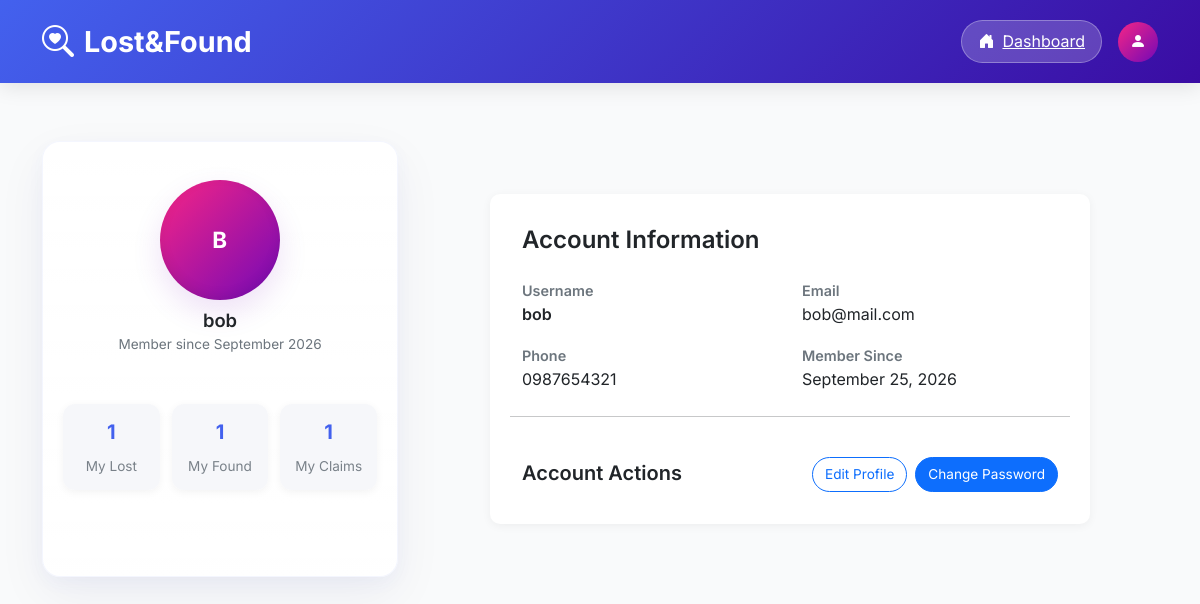
Screenshot of /pages/user/userprofile.php (signed in) with the database file from the repository.
### tables this page shows
CREATE TABLE User (
    user_id BIGINT AUTO_INCREMENT PRIMARY KEY,
    username VARCHAR(50) NOT NULL,
    password VARBINARY(255) NOT NULL,
    email VARCHAR(100) NOT NULL,
    phone VARBINARY(255),
    created_at DATETIME DEFAULT CURRENT_TIMESTAMP
);

### includes/functions.php (called while the page is built, shortened)
<?php
function decrypt_phone($encrypted) {
    $key = getenv('LF_ENCRYPT_KEY') ?: 'default_32_characters_long_key!';
    $iv = substr(hash('sha256', $key), 0, 16);
    $encrypted = base64_decode($encrypted);
    return openssl_decrypt($encrypted, 'AES-256-CBC', $key, 0, $iv);
}

### pages/user/userprofile.php (the view, shortened to what this page needs)
<?php
require_once('../../config/userconfig.php');
require_once('../../includes/functions.php');
$user = [];
$error = '';
try {
    $stmt = $pdo->prepare("CALL GetUserById(?)");
    $stmt->execute([$_SESSION['user_id']]);
    $user = $stmt->fetch(PDO::FETCH_ASSOC);
    if (isset($user['phone'])) {
        $user['phone'] = decrypt_phone($user['phone']);
    }
    $stmt = $pdo->query("CALL GetUserLostItemsCount(" . $_SESSION['user_id'] . ")");
    $lostItems = $stmt->fetch()['total'];
    $stmt = $pdo->query("CALL GetUserFoundItemsCount(" . $_SESSION['user_id'] . ")");
    $foundItems = $stmt->fetch()['total'];
    $stmt = $pdo->query("CALL GetUserClaimsCount(" . $_SESSION['user_id'] . ")");
    $claimsCount = $stmt->fetch()['total'];
} catch (PDOException $e) {
    $error = "Error: " . $e->getMessage();
    error_log("Profile error: " . $e->getMessage());
}
?>
<!DOCTYPE html>
<html lang="en">
<head>
    <link href="https://cdn.jsdelivr.net/npm/bootstrap@5.3.3/dist/css/bootstrap.min.css" rel="stylesheet">
    <link href="https://cdn.jsdelivr.net/npm/bootstrap-icons@1.11.3/font/bootstrap-icons.min.css" rel="stylesheet">
    <link rel="stylesheet" href="../../assets/style.css">
</head>
<body>
    <?php include 'includes/header.php'; ?>
    <main class="container my-5">
        <?php if (!empty($error)): ?>
            <div class="alert alert-danger"><?php echo $error; ?></div>
        <?php else: ?>
            <div class="profile-layout">
                <div class="row g-4 align-items-center">
                    <div class="col-lg-4">
                        <div class="profile-card">
                            <div class="profile-avatar">
                                <?php
                                    $initials = '';
                                    if (!empty($user['username'])) {
                                        $parts = preg_split('/\s+/', $user['username']);
                                        foreach ($parts as $p) { $initials .= strtoupper($p[0]); }
                                        $initials = substr($initials, 0, 2);
                                    }
                                ?>
                                <?php if (!empty($initials)): ?>
                                    <span class="avatar-initials"><?php echo htmlspecialchars($initials); ?></span>
                                <?php else: ?>
                                    <i class="bi bi-person"></i>
                                <?php endif; ?>
                            </div>
                            <h2 class="profile-name fw-semibold text-center"><?php echo htmlspecialchars($user['username']); ?></h2>
                            <p class="text-muted small mb-3 text-center">Member since <?php echo date('F Y', strtotime($user['created_at'])); ?></p>
                            <div class="profile-stats d-flex justify-content-between">
                                <div class="stat-card text-center">
                                    <div class="stat-number"><?php echo number_format($lostItems ?? 0); ?></div>
                                    <div class="stat-label">My Lost</div>
                                </div>
                                <div class="stat-card text-center">
                                    <div class="stat-number"><?php echo number_format($foundItems ?? 0); ?></div>
                                    <div class="stat-label">My Found</div>
                                </div>
                                <div class="stat-card text-center">
                                    <div class="stat-number"><?php echo number_format($claimsCount ?? 0); ?></div>
                                    <div class="stat-label">My Claims</div>
                                </div>
                            </div>
                        </div>
                    </div>
                    <div class="col-lg-8">
                        <div class="profile-details form-card">
                            <h4 class="mb-4 fw-semibold">Account Information</h4>
                            <div class="row gx-4 gy-3">
                                <div class="col-md-6">
                                    <div class="info-label">Username</div>
                                    <div class="info-value fw-semibold"><?php echo htmlspecialchars($user['username']); ?></div>
                                </div>
                                <div class="col-md-6">
                                    <div class="info-label">Email</div>
                                    <div class="info-value"><?php echo htmlspecialchars($user['email']); ?></div>
                                </div>
                                <?php if (!empty($user['phone'])): ?>
                                <div class="col-md-6">
                                    <div class="info-label">Phone</div>
                                    <div class="info-value"><?php echo htmlspecialchars($user['phone']); ?></div>
                                </div>
                                <?php endif; ?>
                                <div class="col-md-6">
                                    <div class="info-label">Member Since</div>
                                    <div class="info-value"><?php echo date('F j, Y', strtotime($user['created_at'])); ?></div>
                                </div>
                            <hr class="my-4">
                            <div class="d-flex align-items-center justify-content-between flex-column flex-md-row gap-3">
                                <div>
                                    <h5 class="mb-1 fw-semibold">Account Actions</h5>
                                </div>
                                <div class="d-flex gap-2">
                                    <a href="edit_profile.php" class="btn btn-outline-primary btn-sm">Edit Profile</a>
                                    <a href="changeuserpassword.php" class="btn btn-primary btn-sm">Change Password</a>
                                </div>
                            </div>
                        </div>
                    </div>
                </div>
            </div>
        <?php endif; ?>
    </main>
</body>
</html>

### assets/style.css (style rules this page uses)
:root { --primary: #4361ee; --primary-light: #4895ef; --primary-dark: #3a0ca3; --secondary: #7209b7; --accent: #f72585; --success: #4cc9f0; --warning: #f8961e; --danger: #e63946; --light: #f8f9fa; --dark: #212529; --gray: #6c757d; --gray-light: #e9ecef; --border-radius: 12px; --shadow: 0 10px 30px rgba(0, 0, 0, 0.08); --transition: all 0.3s ease; }
body { font-family: 'Inter', sans-serif; background-color: #f9fafb; color: var(--dark); line-height: 1.6; padding-top: 0; }
.feature-card, .item-card, .form-card { background: white; border-radius: var(--border-radius); padding: 30px; box-shadow: var(--shadow); transition: var(--transition); height: 100%; border: none; text-decoration: none; color: inherit; display: block; }
.stat-number { font-size: 3rem; font-weight: 700; margin-bottom: 10px; }
.stat-label { font-size: 1.1rem; opacity: 0.9; }
.form-card { max-width: 600px; margin: 0 auto; background: white; border-radius: var(--border-radius); box-shadow: var(--shadow); padding: 40px; }
.profile-avatar { width: 120px; height: 120px; border-radius: 50%; background-color: #f0f2f5; display: flex; align-items: center; justify-content: center; margin: 0 auto 1.5rem; font-size: 3rem; color: #6c757d; }
.profile-stats { display: flex; justify-content: center; gap: 2rem; margin: 2rem 0; }
.stat-card { text-align: center; padding: 1.5rem; background: white; border-radius: 10px; box-shadow: 0 2px 8px rgba(0,0,0,0.05); flex: 1; max-width: 200px; margin-bottom: 1.5rem; }
.stat-number { font-size: 2rem; font-weight: 700; color: var(--primary); margin-bottom: 0.5rem; }
.stat-label { color: var(--gray); font-size: 0.9rem; }
.info-label { font-weight: 600; color: var(--gray); min-width: 120px; }
.info-value { color: var(--dark); flex: 1; }
.profile-details { background: white; border-radius: 10px; padding: 2rem; box-shadow: 0 2px 10px rgba(0,0,0,0.05); }
.profile-layout { padding-top: 10px; }
.profile-card { background: linear-gradient(180deg, rgba(255,255,255,0.9), rgba(255,255,255,0.95)); border-radius: 18px; padding: 30px 20px; text-align: center; box-shadow: 0 18px 50px rgba(10, 25, 77, 0.06), 0 6px 18px rgba(67,97,238,0.04); border: 1px solid rgba(67,97,238,0.06); }
.profile-card { display: flex; flex-direction: column; align-items: center; }
.profile-avatar { width: 120px; height: 120px; margin: 8px auto 14px; border-radius: 50%; display: flex; align-items: center; justify-content: center; background: linear-gradient(135deg, var(--accent), var(--secondary)); color: white; font-size: 2.6rem; box-shadow: 0 12px 30px rgba(113, 9, 183, 0.12), inset 0 -4px 12px rgba(0,0,0,0.08); }
.profile-avatar { margin-bottom: 6px; }
.avatar-initials { display: inline-block; font-weight: 700; font-size: 1.4rem; letter-spacing: 0.6px; }
.profile-name { font-size: 1.15rem; margin: 4px 0 0; font-weight: 700; text-align: center; line-height: 1.1; }
.profile-stats { gap: 12px; }
.profile-stats { width: 100%; }
.profile-card .text-muted { margin: 4px 0 10px; font-size: 0.85rem; color: var(--gray) !important; }
.stat-card { background: rgba(245, 247, 250, 0.9); padding: 12px 10px; border-radius: 12px; min-width: 80px; }
.stat-number { font-size: 1.25rem; font-weight: 700; color: var(--primary); }
.stat-label { font-size: 0.85rem; color: var(--gray); }
.profile-details .btn-sm { padding: 6px 12px; font-size: 0.85rem; border-radius: 28px; }
.profile-details .info-label { color: var(--gray); font-size: 0.9rem; }
.profile-details .info-value { font-size: 1rem; color: var(--dark); }

### rows the page displays
user: username "bob", created_at "September 2026", email "bob@mail.com", created_at "September 25, 2026"

### other values shown
$initials "B"
$lostItems "1"
$foundItems "1"
$claimsCount "1"
$user['phone'] "0987654321"
